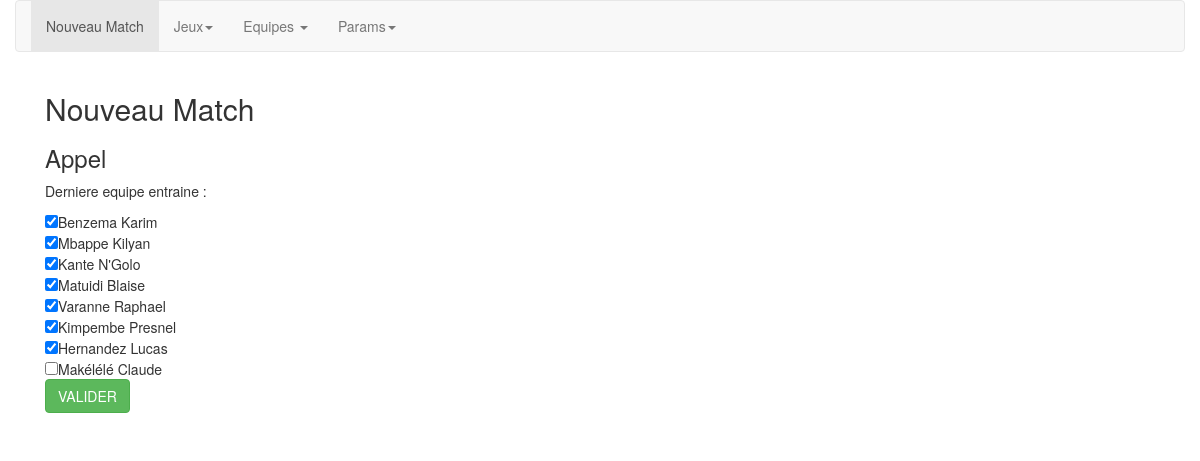
The page /NouveauMatch/ (signed in) on the database its author committed.
### Equipes/models.py (models this page shows)
class Player(models.Model):
    lastName = models.CharField(max_length=256)
    firstName = models.CharField(max_length=256)
    heigth = models.IntegerField()
    weight = models.IntegerField()
    VMA = models.IntegerField()
    placeOnField = models.CharField(max_length=256)
    globalScore = models.IntegerField()
    team = models.ForeignKey(Team, on_delete=models.CASCADE)

### foot3/views.py (the view, shortened to what this page needs)
# urls.py: url(r'^NouveauMatch/$', views.NouveauMatch),
def NouveauMatch(request):
    currentTeam = request.user.coachparams.currentTeam_id
    Players = Player.objects.filter(team=currentTeam)
    obj = request.user.coachparams.team.get(id=currentTeam)
    attendanceStringId = str(request.user.coachparams.team.get(id=currentTeam).attendance).split("/")
    attendanceIntId = []
    for idPlayer in attendanceStringId:
        attendanceIntId.append(int(idPlayer))
    return render(request, 'NouveauMatch.html', {'Players':Players,'ListeJoueurPresentId':attendanceIntId})

### templates/NouveauMatch.html (shortened to what this page needs)
<!DOCTYPE html>
<html lang="en">
    <head>
        <link href="//netdna.bootstrapcdn.com/bootstrap/3.0.0/css/bootstrap.min.css" rel="stylesheet" id="bootstrap-css">
    </head>
    <body>
        <div class="container">
            <div class="row">
                <nav class="navbar navbar-default" role="navigation">
            <div class="collapse navbar-collapse" id="bs-example-navbar-collapse-1">
              <ul class="nav navbar-nav">
                <li class="active"><a href="/NouveauMatch/">Nouveau Match</a></li>
                <li class="dropdown">
                    <a href="#" class="dropdown-toggle" data-toggle="dropdown">Jeux<b class="caret"></b></a>
                <li class="dropdown">
                  <a href="#" class="dropdown-toggle" data-toggle="dropdown">Equipes <b class="caret"></b></a>
                </li>
                <li class="dropdown">
                    <a href="#" class="dropdown-toggle" data-toggle="dropdown">Params<b class="caret"></b></a>
                  </li>
              </ul>
            </div>
        </nav>
            </div>
<div class="container">
    <h2>Nouveau Match</h2>
        <h3>Appel</h3>
        <p>Derniere equipe entraine : {{equipeActuelle}}</p>
        {% if user.is_authenticated %}
            {% block content %}
            <form method='POST'>
                {% for player in Players %}
                    <input type="checkbox" name="{{player.id}}" value="{{player.id}}" {% if player.id in ListeJoueurPresentId %} checked {% endif %}>{{player.lastName}} {{player.firstName}}</input><br>
                {% endfor %}
                <input type="submit" class="btn btn-success"value="VALIDER">
            </form>
            {% endblock %}
        {% else %}
        <p>Vous n'etes pas connécté</p>
        {% endif %}
</body>
</html>

### rows shown on the page
Player: id "☑", lastName "Benzema", firstName "Karim"
Player: id "☑", lastName "Mbappe", firstName "Kilyan"
Player: id "☑", lastName "Kante", firstName "N'Golo"
Player: id "☑", lastName "Matuidi", firstName "Blaise"
Player: id "☑", lastName "Varanne", firstName "Raphael"
Player: id "☑", lastName "Kimpembe", firstName "Presnel"
Player: id "☑", lastName "Hernandez", firstName "Lucas"
Player: lastName "Makélélé", firstName "Claude"
